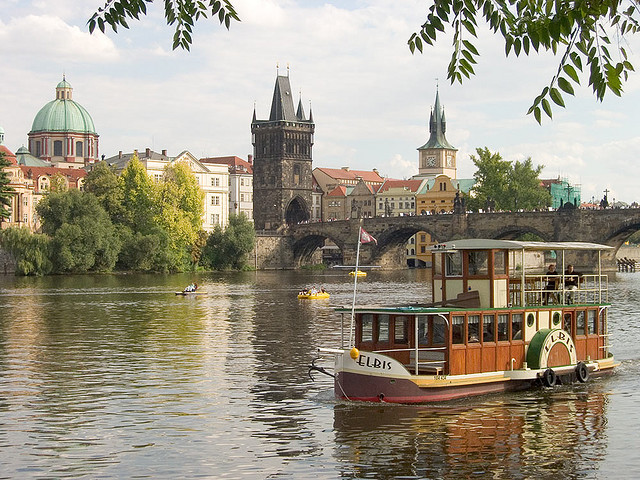
#> input picture Problem Set/PS2/inputSeamCarvingPrague.jpg, 640 x 480 px
$ python greedySolution.py
#> lines starting #> are read from the running program, lines starting #| are printed output that depends on the picture
### Problem Set/PS2/energy_image.py
import numpy as np
from scipy import ndimage


def rgb2gray(rgb):
    return np.dot(rgb[..., :3], [0.2989, 0.5870, 0.1140])

def energy_image(im):
    bw = rgb2gray(im)

    # filters
    kernely = np.array([[1, 1, 1], [0, 0, 0], [-1, -1, -1]])
    kernelx = np.array([[1, 0, -1], [1, 0, -1], [1, 0, -1]])

    # Perform x convolution
    x = np.absolute(ndimage.convolve(bw, kernelx))
    # Perform y convolution
    y = np.absolute(ndimage.convolve(bw, kernely))
    # add the two gradient together
    result = x + y

    return result.astype(np.double)

### Problem Set/PS2/greedySolution.py
from energy_image import energy_image

import numpy as np
from scipy import ndimage
import matplotlib.pyplot as plt
import matplotlib.image as mpimg

def greedy(energyImage, seamDirection):
    if (seamDirection == "VERTICAL"):
        seam = np.zeros((len(energyImage),), int)
        seam[0] = np.argmin(energyImage[0])
        # start tracing
        for i in xrange(1, len(energyImage)):
            curCol = seam[i - 1]
            # look at the three lower
            if (curCol - 1 >= 0 and curCol + 1 < len(energyImage[0])):
                traceOptions = np.array([energyImage[i][curCol - 1], energyImage[i][curCol], energyImage[i][curCol + 1]])
            elif (curCol - 1 < 0 and curCol + 1 < len(energyImage[0])):
                traceOptions = np.array([float("inf"), energyImage[i][curCol], energyImage[i][curCol + 1]])
            elif (curCol + 1 >= len(energyImage[0]) and curCol - 1 >= 0):
                traceOptions = np.array([energyImage[i][curCol - 1], energyImage[i][curCol], float("inf")])
            else:
                traceOptions = np.array([float("inf"), energyImage[i][curCol], float("inf")])
            tracePointIndex = np.argmin(traceOptions)
            seam[i] = curCol + tracePointIndex - 1
        return seam
    elif (seamDirection == "HORIZONTAL"):
        seam = np.zeros((len(energyImage[0]),), int)
        seam[0] = np.argmin(energyImage[:, 0])

        # start tracing
        for i in xrange(1, len(energyImage[0])):
            curRow = seam[i - 1]
            # look at the three left
            if (curRow - 1 >= 0 and curRow + 1 < len(energyImage)):
                traceOptions = np.array([energyImage[curRow - 1][i], energyImage[curRow][i], energyImage[curRow + 1][i]])
            elif (curRow - 1 < 0 and curRow + 1 < len(energyImage)):
                traceOptions = np.array([float("inf"), energyImage[curRow][i], energyImage[curRow + 1][i]])
            elif (curRow + 1 >= len(energyImage) and curRow - 1 >= 0):
                traceOptions = np.array([energyImage[curRow - 1][i], energyImage[curRow][i], float("inf")])
            else:
                traceOptions = np.array([float("inf"), energyImage[curRow][i], float("inf")])
            tracePointIndex = np.argmin(traceOptions)
            seam[i] = curRow + tracePointIndex - 1
        return seam
    return None

originalImg = mpimg.imread('./inputSeamCarvingPrague.jpg')
#> originalImg is the input picture: shape (480, 640, 3); mean R, G, B 156.6, 149.6, 132.7
img = originalImg.copy()
for i in xrange(100):
    energyImage = energy_image(img)
    seam = greedy(energyImage, "VERTICAL")
    plt.imshow(energyImage, cmap="gray")
    if i == 0:
        for i in xrange(len(seam)):
            plt.plot(seam[i], i, 'r,')
        plt.show()
    newIm = np.zeros((img.shape[0], img.shape[1]-1, img.shape[2])).astype(int)
    newEnergyImage = np.zeros((energyImage.shape[0], energyImage.shape[1]-1))
    for i in xrange(len(seam)):
        newIm[i] = np.delete(img[i], seam[i], 0)
    img = newIm
#> this loop made 100 passes
#> pass 1, in energy_image, `result = x + y`:
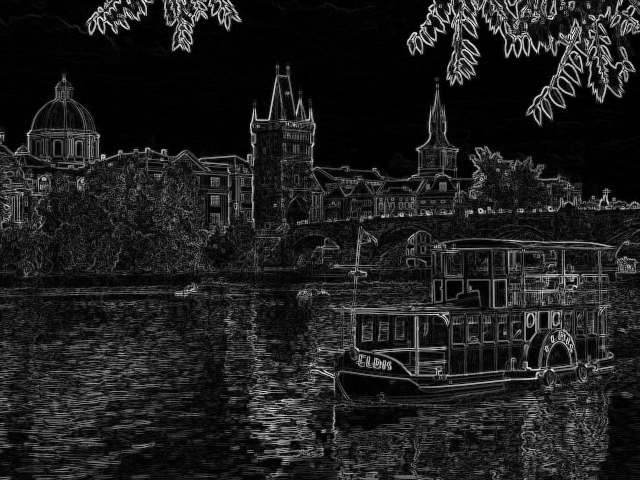
#> result: shape (480, 640) float64; min 0, max 909.7, mean 110.1; drawn with min black and max white
#> pass 1, `plt.show()`:
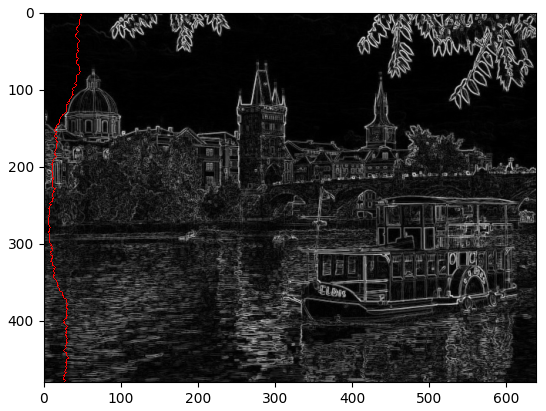
#> figure drawn by matplotlib, 1 panel
#> after the loop:
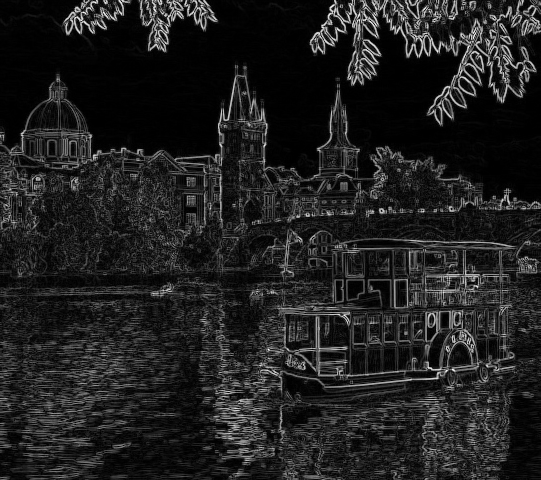
#> energyImage: shape (480, 541) float64; min 0, max 909.7, mean 115.7; drawn with min black and max white
#> after the loop:
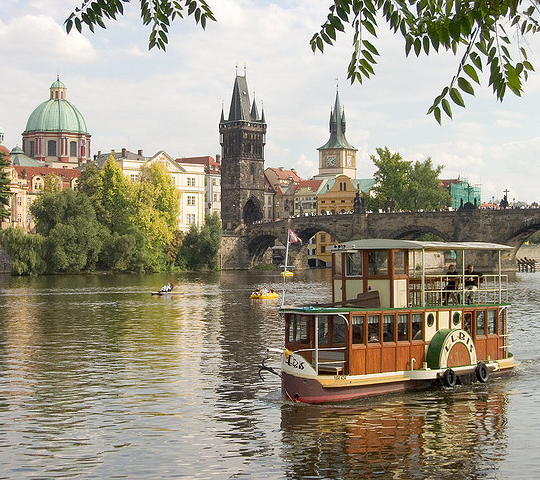
#> img: shape (480, 540, 3) int64; mean R, G, B 156.3, 149.4, 131.6
plt.imshow(originalImg)
plt.show()
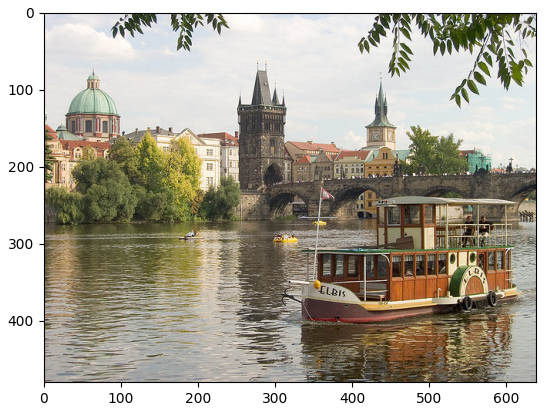
#> figure drawn by matplotlib, 1 panel
plt.imshow(img)
plt.show()

img = originalImg.copy()
for i in xrange(100):
    energyImage = energy_image(img)
    seam = greedy(energyImage, "HORIZONTAL")
    plt.imshow(energyImage, cmap="gray")
    if i == 0:
        for i in xrange(len(seam)):
            plt.plot(i, seam[i], 'r,')
        plt.show()
    newIm = np.zeros((img.shape[0]-1, img.shape[1], img.shape[2])).astype(int)
    newEnergyImage = np.zeros((energyImage.shape[0]-1, energyImage.shape[1]))
    for i in xrange(len(seam)):
        newIm[:, i] = np.delete(img[:, i], seam[i], 0)
    img = newIm
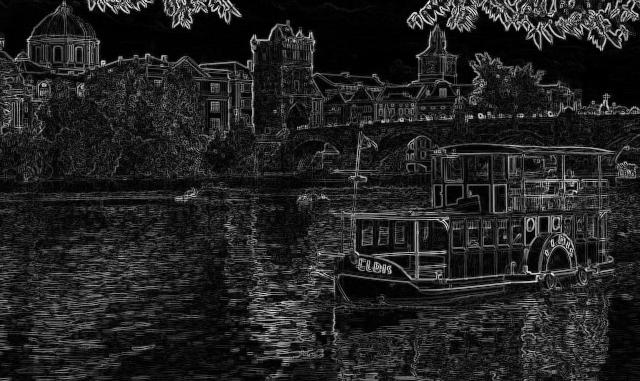
#> energyImage: shape (381, 640) float64; min 0, max 923.3, mean 124.5; drawn with min black and max white
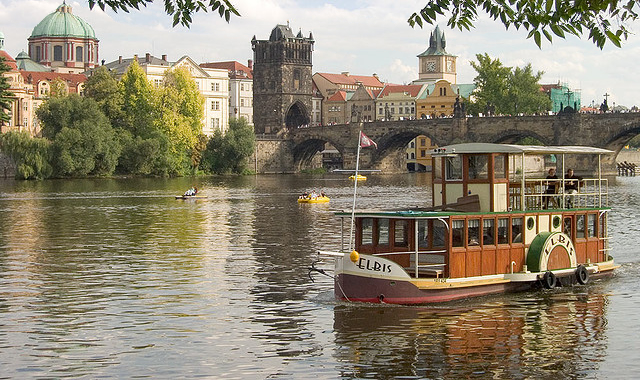
#> img: shape (380, 640, 3) int64; mean R, G, B 143.1, 134.2, 114.2
plt.imshow(originalImg)
plt.show()
plt.imshow(img)
plt.show()

$ run again, with Problem Set/PS2/dog.jpg copied over Problem Set/PS2/inputSeamCarvingPrague.jpg
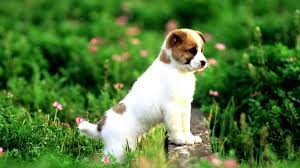
#> input picture Problem Set/PS2/dog.jpg, 300 x 168 px
#> originalImg is the input picture: shape (168, 300, 3); mean R, G, B 81.6, 120.3, 58.4
#> after the loop `for i in xrange(100):`:
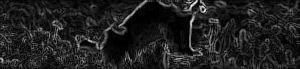
#> energyImage: shape (69, 300) float64; min 5.68e-14, max 908.7, mean 116.7; drawn with min black and max white
#> after the loop `for i in xrange(100):`:
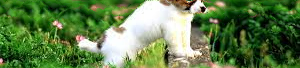
#> img: shape (68, 300, 3) int64; mean R, G, B 96.8, 127, 75.3

$ run again, with Problem Set/PS2/inputSeamCarvingMall.jpg copied over Problem Set/PS2/inputSeamCarvingPrague.jpg
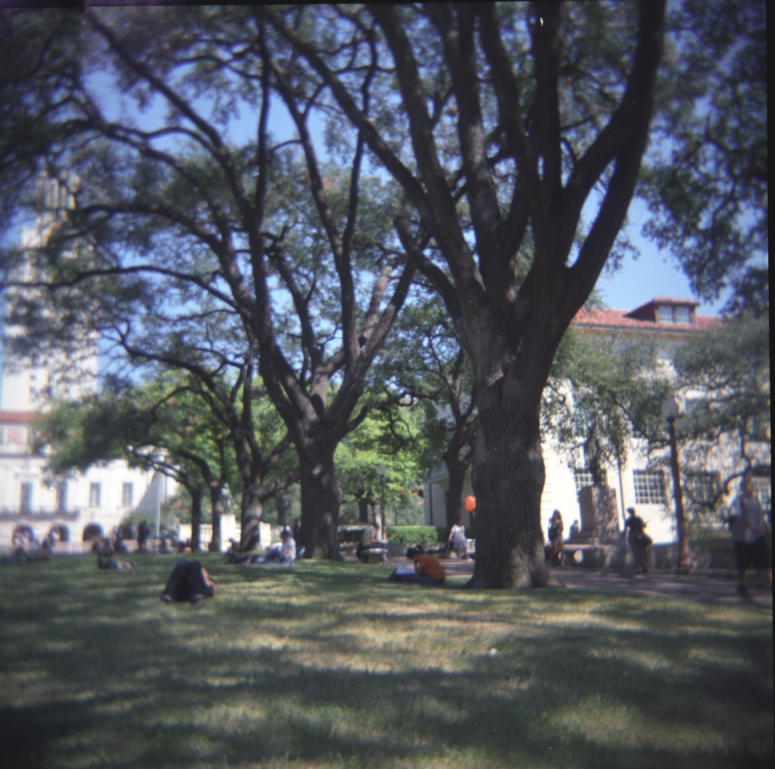
#> input picture Problem Set/PS2/inputSeamCarvingMall.jpg, 775 x 769 px
#> originalImg is the input picture: shape (769, 775, 3); mean R, G, B 83.8, 88.4, 96.4
#> after the loop `for i in xrange(100):`:
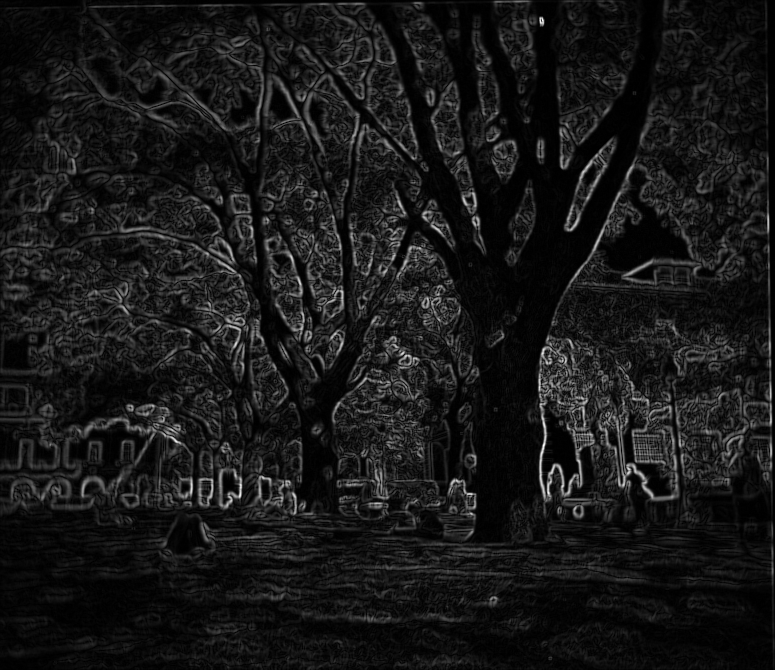
#> energyImage: shape (670, 775) float64; min 0, max 572.5, mean 54.3; drawn with min black and max white
#> after the loop `for i in xrange(100):`:
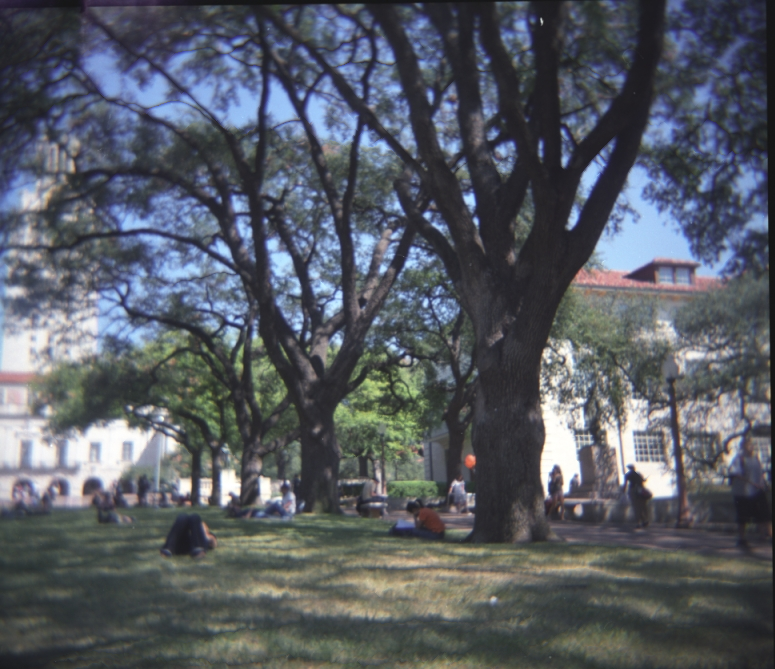
#> img: shape (669, 775, 3) int64; mean R, G, B 86.5, 91.2, 99.5

$ run again, with Problem Set/PS2/firstHorizontalSeamPrague.png saved as Problem Set/PS2/inputSeamCarvingPrague.jpg
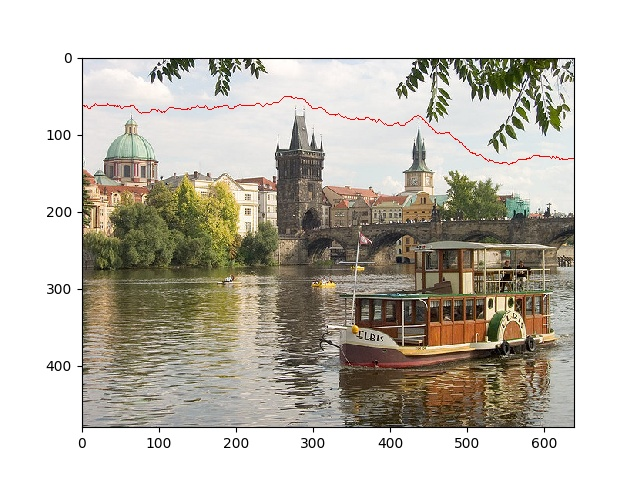
#> input picture Problem Set/PS2/firstHorizontalSeamPrague.png, 640 x 480 px
#> originalImg is the input picture: shape (480, 640, 3); mean R, G, B 194.6, 190.2, 180.2
#> after the loop `for i in xrange(100):`:
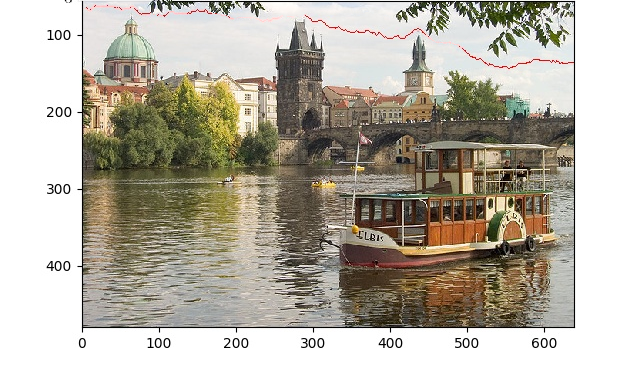
#> img: shape (380, 640, 3) int64; mean R, G, B 182.9, 177.2, 165
